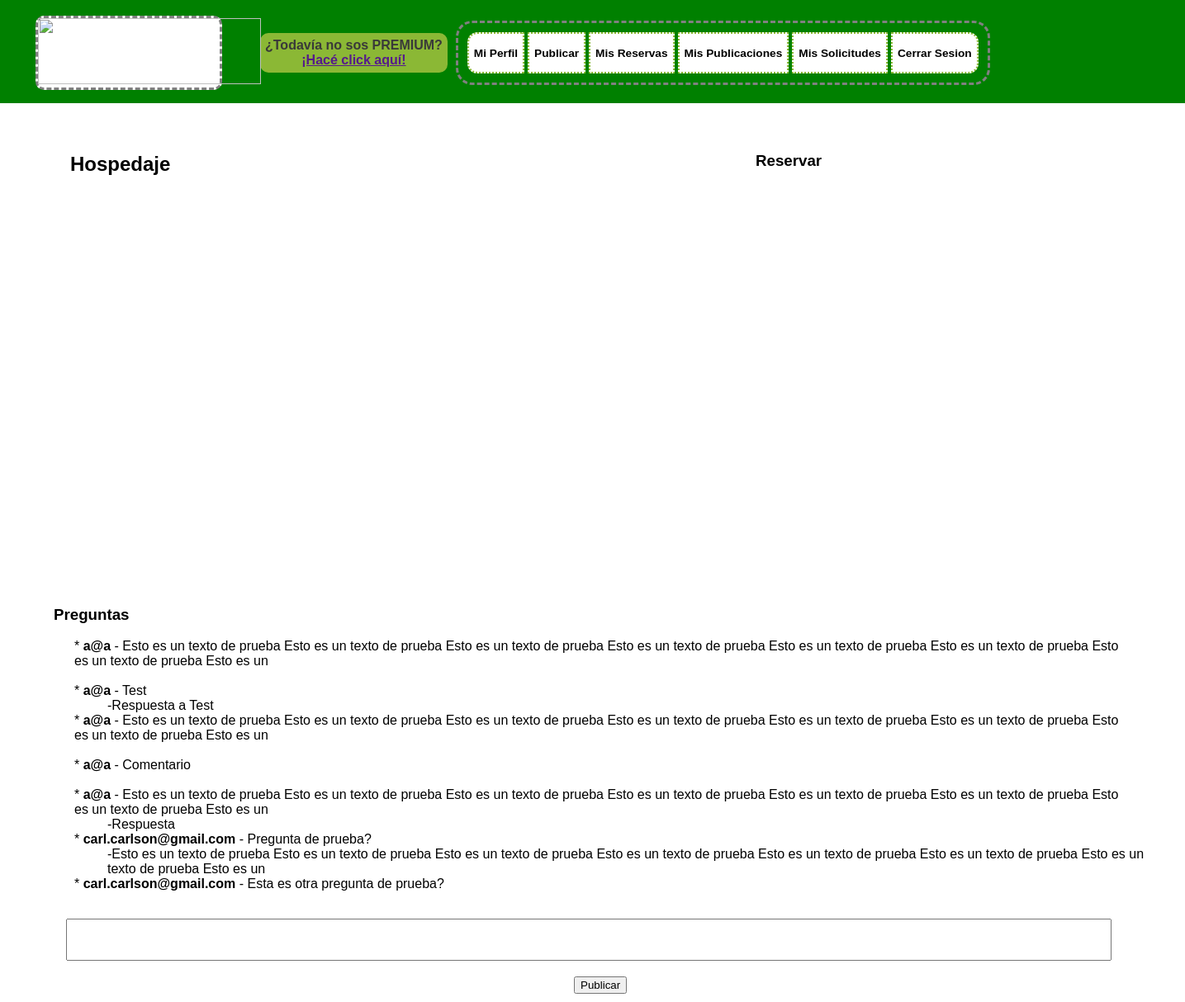
The app's page /Hospedaje.php with its own data.
### tables this page shows
CREATE TABLE `comentarios` (
  `ID` int(10) NOT NULL,
  `Nombre` text NOT NULL,
  `Comentario` text NOT NULL,
  `Respuesta` text NOT NULL,
  `Fecha y hora` timestamp NOT NULL DEFAULT CURRENT_TIMESTAMP,
  `idHospedaje` int(11) NOT NULL
);

### Hospedaje.php (the view, shortened to what this page needs)
<?php
  require("cabecera_estandar_sesion_iniciada.php");
  $conn = mysqli_connect("localhost","root","","couchinn");
  $idHospedaje=55;
 ?>
<!DOCTYPE html>
<html>
  <head>
    <link rel="stylesheet" href="HospedajeEstilo.css">
  </head>
  <body>
    <section class="wrapper">
      <section class="main">
        <article>
          <h2>Hospedaje</h2>
        </article>
      </section>
      <aside>
        <h3>Reservar</h3>
      </aside>
    </section>
  </body>
  <footer>
    <h3>Preguntas</h3>
    <form class="formResp" action="" method="post">
      <div class="cajaComs1">
        <?php
          $sql = "SELECT * FROM `comentarios` WHERE `idHospedaje` = '$idHospedaje'";
          if ($findcomments=mysqli_query($conn, $sql)) {
            while ($row = mysqli_fetch_row($findcomments)) {
              $nom = $row[1];
              $com = $row[2];
              $rta=$row[3];
              echo "* <span class='Rnom'>$nom</span> - $com";
              echo "<br>";
              if (! $rta=="") {
                echo "<span class='Rrespuesta'>-$rta</span>";
              }
              echo "<br>";
            }
          } else {
            echo "Error updating record: " . mysqli_error($conn);
          }
         ?>
      </div>
      <textarea name="comentario" rows="3" cols="50" maxlength="200" class="cajaComs2"></textarea>
      <input type="submit" name="Coment" value="Publicar" class="Bcomnt">
    </form>
  </footer>
</html>

### cabecera_estandar_sesion_iniciada.php (shortened to what this page needs)
<!DOCTYPE html>
<html>
  <head>
    <link rel="stylesheet" href="EstilosCabeceraSesionIniciada.css" charset="utf-8">
  </head>
  <header id="encabezadoPrincipal">
    <table>
      <tr>
        <td>
          <figure id=logoCouchInn><a href="couchInnIndexSesionIniciada.php"><img src="CouchInnLogo.png" width="270px" height="80px"/></a></figure>
        </td>
        <td>
          <table id="premium_foto_crearPost">
            <tr>
              <td id="contieneCartel">
                <span id="cartel_premium">¿Todavía no sos PREMIUM?<br><a href="" id="cartel_premium_sub">¡Hacé click aquí!</a></span>
              </td>
              <td>
              </td>
            </tr>
          </table>
        </td>
        <td>
          <table id="tabla_opciones">
            <tr>
              <td>
                <form id="opcion_usuario" action="" method="post">
                  <input class="boton1" type="submit" name="mi_perfil" value="Mi Perfil" id="submit_opcion_usuario">
                </form>
              </td>
              <td>
                <form id="opcion_usuario" action="crear_publicacion.php" method="post" onclick="this.form.submit()">
                  <input type="submit" name="publicar" value="Publicar" id="submit_opcion_usuario">
                </form>
              </td>
              <td>
                <form id="opcion_usuario" action="" method="post">
                  <input type="submit" name="mis_reservas" value="Mis Reservas" id="submit_opcion_usuario">
                </form>
              </td>
              <td>
                <form id="opcion_usuario" action="ver_publicaciones.php" method="post">
                  <input type="submit" name="mis_publicaciones" value="Mis Publicaciones" id="submit_opcion_usuario">
                </form>
              </td>
              <td>
                <form id="opcion_usuario" action="" method="post">
                  <input type="submit" name="mis_solicitudes" value="Mis Solicitudes" id="submit_opcion_usuario">
                </form>
              </td>
              <td>
                <form action="cerrar_sesion.php" id="opcion_usuario" method="post">
                  <input class="boton2" type="submit" name="cerrar_sesion" value="Cerrar Sesion" id="submit_opcion_usuario">
                </form>
              </td>
            </tr>
          </table>
        </td>
      </tr>
    </table>
  </header>
  </body>
</html>

### EstilosCabeceraSesionIniciada.css (style rules this page uses)
header { margin: -8px -8px 15px -8px; text-align: center; }
body { background-image: url(Fondo_Main_3.jpg); font-family: Arial; }
#encabezadoPrincipal { background-color: green; height: 125px; }
#logoCouchInn { border-style: dashed; border-color: grey; border-width: 3px; border-radius: 10px; background-color: white; width: 220px; }
#contieneCartel { background-color: #8bb835; border-style: solid; border-color: #8bb835; border-width: 5px; border-radius: 10px; text-align: center; font-weight: bold; color: #393939; }
#tabla_opciones { border-radius: 20px; border-color: grey; border-style: dashed; padding: 8px; }
#submit_opcion_usuario { border-style: dotted; border-color: #8bb835; background-color: white; height: 50px; font-weight: bold; font-size: 13.7px; }
.boton1 { border-top-left-radius: 12px; border-bottom-left-radius: 12px; }
.boton2 { border-top-right-radius: 12px; border-bottom-right-radius: 12px; }

### HospedajeEstilo.css (style rules this page uses)
body { background-image: url(Fondo_Main_3.jpg); background-size: cover; background-attachment: fixed; }
.main, aside { background-color: rgba(255, 255, 255, 0.75); position: absolute; top: 150px; padding: 5px 5px; margin: 10px; }
.main { left: 50px; width: 800px; height: 500px; }
.main article h2 { position: relative; left: 20px; }
aside { left: 900px; width: 500px; height: 500px; }
footer { background-color: rgba(255, 255, 255, 0.75); position: absolute; top: 700px; left: 50px; height: auto; width: 1350px; padding: 10px; margin: 5px; }
.cajaComs1 { margin: 15px 15px 0px 15px; padding: 0px 30px 0px 10px; }
.Rresponder, .Rrespuesta { position: relative; left: 40px; }
.Rnom { font-weight: bold; }
.cajaComs2 { resize: none; width: 1260px; margin: 15px; }
.Bcomnt { position: relative; left: 630px; }

### cabecera_estandar_sesion_iniciada.php (style rules this page uses)
.boton1 { border-top-left-radius: 12px; border-bottom-left-radius: 12px; }
.boton2 { border-top-right-radius: 12px; border-bottom-right-radius: 12px; }

### records on screen
comentarios: Nombre "a@a", Comentario "Esto es un texto de prueba Esto es un texto de prueba Esto es un texto de prueba Esto es un texto de prueba Esto es un texto de prueba Esto es un texto de prueba Esto es un texto de prueba Esto es un"
comentarios: Nombre "a@a", Comentario "Test", Respuesta "Respuesta a Test"
comentarios: Nombre "a@a", Comentario "Esto es un texto de prueba Esto es un texto de prueba Esto es un texto de prueba Esto es un texto de prueba Esto es un texto de prueba Esto es un texto de prueba Esto es un texto de prueba Esto es un"
comentarios: Nombre "a@a", Comentario "Comentario"
comentarios: Nombre "a@a", Comentario "Esto es un texto de prueba Esto es un texto de prueba Esto es un texto de prueba Esto es un texto de prueba Esto es un texto de prueba Esto es un texto de prueba Esto es un texto de prueba Esto es un", Respuesta "Respuesta"
comentarios: Nombre "carl.carlson@gmail.com", Comentario "Pregunta de prueba?", Respuesta "Esto es un texto de prueba Esto es un texto de prueba Esto es un texto de prueba Esto es un texto de prueba Esto es un texto de prueba Esto es un texto de prueba Esto es un texto de prueba Esto es un"
comentarios: Nombre "carl.carlson@gmail.com", Comentario "Esta es otra pregunta de prueba?"
